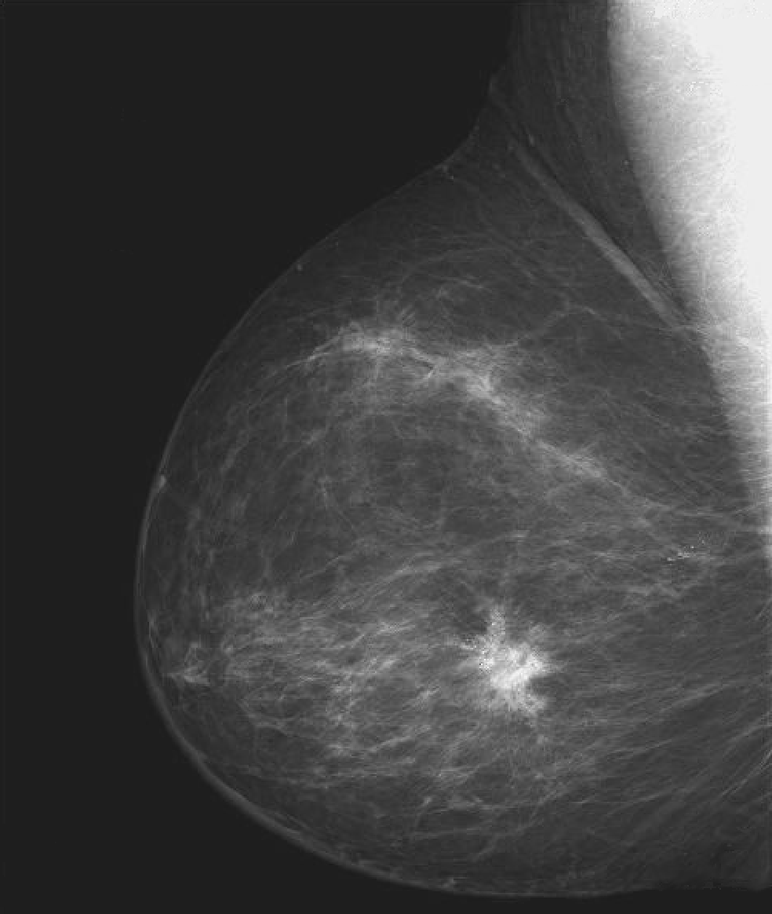
#> input picture PhepToan/daoanh.tif, 772 x 914 px, shrunk from 984 x 1164 before the run
$ python DaoAnh.py
#> lines starting #> are read from the running program, lines starting #| are printed output that depends on the picture
import cv2 as cv
import matplotlib.pyplot as plt

def dao_anh(img):
    return 255-img

def show_dao_anh():
    fig = plt.figure(figsize=(16, 9))
    ax1, ax2 = fig.subplots(1, 2)

    img = cv.imread('daoanh.tif',0)
#> img is the input picture: shape (914, 772); min 18, max 255, mean 66.6
    ax1.imshow(img, cmap='gray')
    ax1.set_title("ảnh gốc")

    y = dao_anh(img)
#> in dao_anh, `return 255-img`:
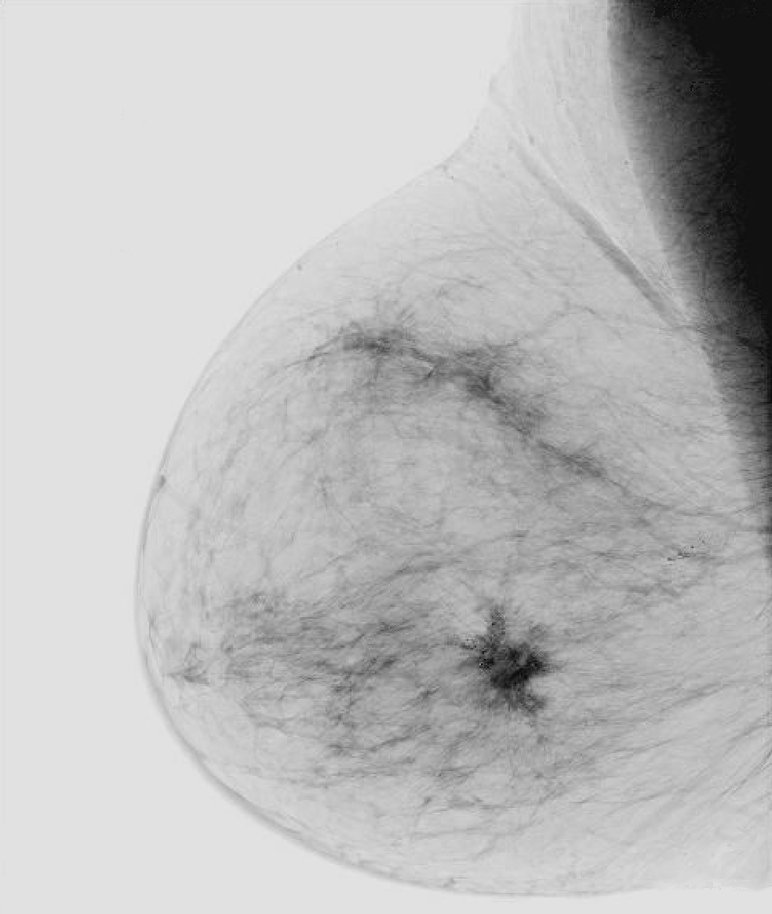
#> returned value: shape (914, 772); min 0, max 237, mean 188.4
    ax2.imshow(y, cmap='gray')
    ax2.set_title("ảnh đảo")
    plt.show()
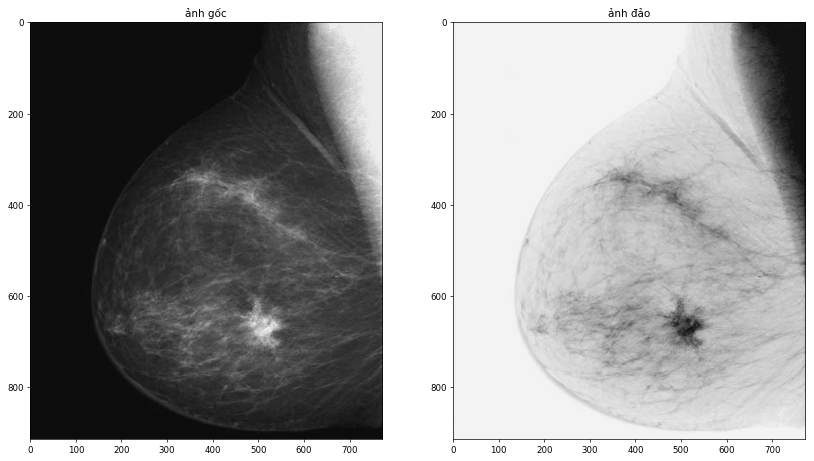
#> figure drawn by matplotlib, 2 panels

if __name__ == '__main__':
    show_dao_anh()
